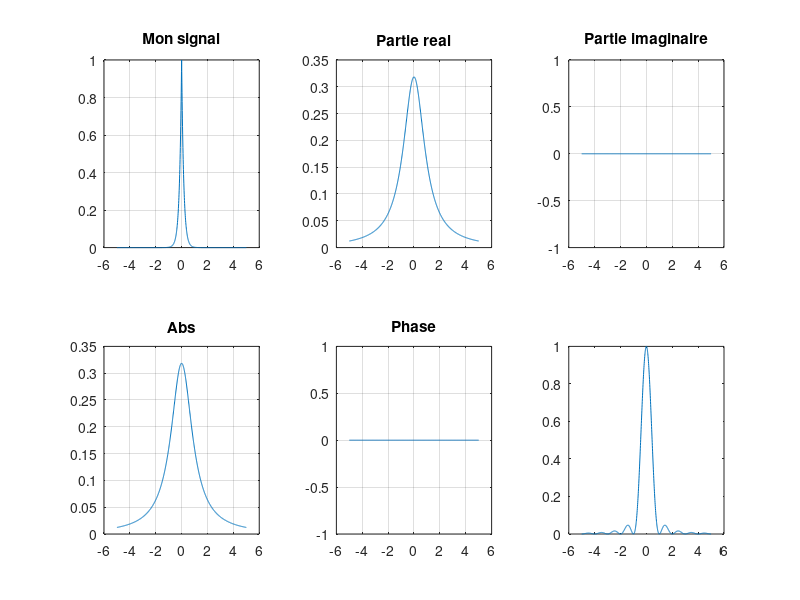

This chart was generated by the following MATLAB code:
function main()
clear all ;
close all;
hold on ;

tmin=-5;
tmax=5;

pas=0.01;
t=[tmin:pas:tmax];
a=1;

f= monSignal(t);

subplot(2,3,1);
plot(t,f);
title('Mon signal');
grid on;

i=complex(0,1);
F=@(nu)(quad(@(t)(exp(-2.*i.*pi.*nu.*t)).*monSignal(t),-5,5,1e-5));
Y=[];
for nu=t
    Y=[Y,F(nu)];
end

subplot(2,3,2);
plot(t,[real(Y)]);
grid on;
title('Partie real');

subplot(2,3,3);
plot(t,imag(Y));
grid on;
title('Partie imaginaire');

subplot(2,3,4);
plot(t,abs(Y));
grid on;
title('Abs');

subplot(2,3,5);
plot(t,abs(angle(Y)));
grid on;
title('Phase');

subplot(2,3,6);
plot(t,(sinc(t)).^2);

end

function y=monSignal(t)
y=exp(-2*pi*abs(t));
end